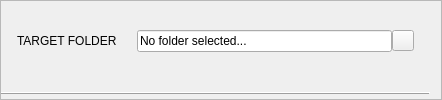
                 <widget class="QFrame" name="frame_targetFolder">
                  <property name="minimumSize">
                   <size>
                    <width>442</width>
                    <height>60</height>
                   </size>
                  </property>
                  <property name="maximumSize">
                   <size>
                    <width>16777215</width>
                    <height>16777215</height>
                   </size>
                  </property>
                  <property name="frameShape">
                   <enum>QFrame::StyledPanel</enum>
                  </property>
                  <property name="frameShadow">
                   <enum>QFrame::Raised</enum>
                  </property>
                  <layout class="QVBoxLayout" name="verticalLayout_11">
                   <property name="spacing">
                    <number>0</number>
                   </property>
                   <property name="leftMargin">
                    <number>0</number>
                   </property>
                   <property name="topMargin">
                    <number>2</number>
                   </property>
                   <property name="bottomMargin">
                    <number>2</number>
                   </property>
                   <item>
                    <layout class="QVBoxLayout" name="verticalLayout_10">
                     <property name="spacing">
                      <number>15</number>
                     </property>
                     <property name="leftMargin">
                      <number>0</number>
                     </property>
                     <property name="topMargin">
                      <number>2</number>
                     </property>
                     <property name="rightMargin">
                      <number>0</number>
                     </property>
                     <property name="bottomMargin">
                      <number>2</number>
                     </property>
                     <item>
                      <widget class="QWidget" name="widget" native="true">
                       <property name="minimumSize">
                        <size>
                         <width>0</width>
                         <height>30</height>
                        </size>
                       </property>
                       <layout class="QHBoxLayout" name="horizontalLayout_32">
                        <property name="spacing">
                         <number>0</number>
                        </property>
                        <property name="leftMargin">
                         <number>0</number>
                        </property>
                        <property name="topMargin">
                         <number>0</number>
                        </property>
                        <property name="rightMargin">
                         <number>0</number>
                        </property>
                        <property name="bottomMargin">
                         <number>0</number>
                        </property>
                        <item>
                         <layout class="QHBoxLayout" name="horizontalLayout">
                          <property name="spacing">
                           <number>0</number>
                          </property>
                          <item>
                           <widget class="QLabel" name="title_targetFolder">
                            <property name="minimumSize">
                             <size>
                              <width>120</width>
                              <height>0</height>
                             </size>
                            </property>
                            <property name="maximumSize">
                             <size>
                              <width>120</width>
                              <height>16777215</height>
                             </size>
                            </property>
                            <property name="text">
                             <string>TARGET FOLDER</string>
                            </property>
                            <property name="margin">
                             <number>0</number>
                            </property>
                            <property name="indent">
                             <number>0</number>
                            </property>
                           </widget>
                          </item>
                          <item>
                           <widget class="QLineEdit" name="input_targetFolder">
                            <property name="sizePolicy">
                             <sizepolicy hsizetype="Fixed" vsizetype="Fixed">
                              <horstretch>0</horstretch>
                              <verstretch>0</verstretch>
                             </sizepolicy>
                            </property>
                            <property name="minimumSize">
                             <size>
                              <width>250</width>
                              <height>21</height>
                             </size>
                            </property>
                            <property name="maximumSize">
                             <size>
                              <width>255</width>
                              <height>16777215</height>
                             </size>
                            </property>
                            <property name="text">
                             <string>No folder selected...</string>
                            </property>
                            <property name="readOnly">
                             <bool>true</bool>
                            </property>
                           </widget>
                          </item>
                          <item>
                           <widget class="QPushButton" name="btn_browseTargetFolder">
                            <property name="sizePolicy">
                             <sizepolicy hsizetype="Fixed" vsizetype="Fixed">
                              <horstretch>0</horstretch>
                              <verstretch>0</verstretch>
                             </sizepolicy>
                            </property>
                            <property name="minimumSize">
                             <size>
                              <width>22</width>
                              <height>21</height>
                             </size>
                            </property>
                            <property name="maximumSize">
                             <size>
                              <width>22</width>
                              <height>21</height>
                             </size>
                            </property>
                            <property name="text">
                             <string/>
                            </property>
                            <property name="icon">
                             <iconset>
                              <normaloff>icons/browse_file_icon.png</normaloff>icons/browse_file_icon.png</iconset>
                            </property>
                           </widget>
                          </item>
                         </layout>
                        </item>
                       </layout>
                      </widget>
                     </item>
                     <item>
                      <widget class="QFrame" name="targetFolderDivider">
                       <property name="frameShape">
                        <enum>QFrame::HLine</enum>
                       </property>
                       <property name="frameShadow">
                        <enum>QFrame::Raised</enum>
                       </property>
                      </widget>
                     </item>
                    </layout>
                   </item>
                  </layout>
                 </widget>
